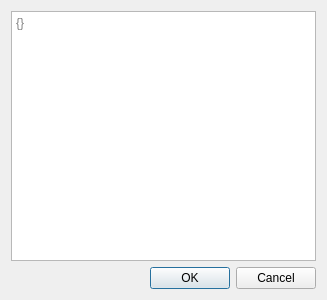
<?xml version="1.0" encoding="UTF-8"?>
<ui version="4.0">
 <class>ValhallaExtraParams</class>
 <widget class="QDialog" name="ValhallaExtraParams">
  <property name="geometry">
   <rect>
    <x>0</x>
    <y>0</y>
    <width>327</width>
    <height>300</height>
   </rect>
  </property>
  <property name="windowTitle">
   <string>Extra request parameters</string>
  </property>
  <layout class="QVBoxLayout" name="verticalLayout">
   <item>
    <widget class="QTextEdit" name="extra_params_text">
     <property name="tabChangesFocus">
      <bool>true</bool>
     </property>
     <property name="placeholderText">
      <string>{}</string>
     </property>
    </widget>
   </item>
   <item>
    <widget class="QDialogButtonBox" name="buttonBox">
     <property name="orientation">
      <enum>Qt::Horizontal</enum>
     </property>
     <property name="standardButtons">
      <set>QDialogButtonBox::Cancel|QDialogButtonBox::Ok</set>
     </property>
    </widget>
   </item>
  </layout>
 </widget>
 <resources/>
 <connections>
  <connection>
   <sender>buttonBox</sender>
   <signal>accepted()</signal>
   <receiver>ValhallaExtraParams</receiver>
   <slot>accept()</slot>
   <hints>
    <hint type="sourcelabel">
     <x>248</x>
     <y>254</y>
    </hint>
    <hint type="destinationlabel">
     <x>157</x>
     <y>274</y>
    </hint>
   </hints>
  </connection>
  <connection>
   <sender>buttonBox</sender>
   <signal>rejected()</signal>
   <receiver>ValhallaExtraParams</receiver>
   <slot>reject()</slot>
   <hints>
    <hint type="sourcelabel">
     <x>316</x>
     <y>260</y>
    </hint>
    <hint type="destinationlabel">
     <x>286</x>
     <y>274</y>
    </hint>
   </hints>
  </connection>
 </connections>
</ui>
